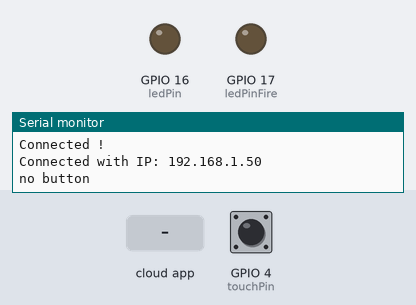
Bench run of a sketch on a simulated ESP32. Shown: output pins drawn as LEDs (lit = HIGH), the last lines printed to the serial monitor. The test bench sets the inputs (shaded band); at power-on: GPIO 4 (touchPin) HIGH. WiFi joins after 1.5 s; servers stay silent unless stated; the Firebase database answers and starts empty.

Above: at 2.7 s.
2.8 s: the phone or cloud app sets led to 1
At 3.8 s:
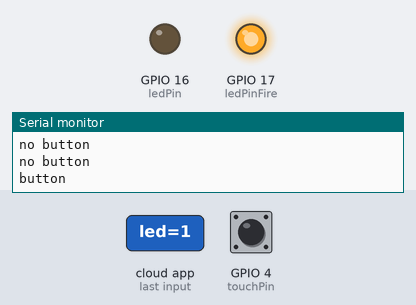
4.8 s: the phone or cloud app sets led to 0
At 6.3 s:
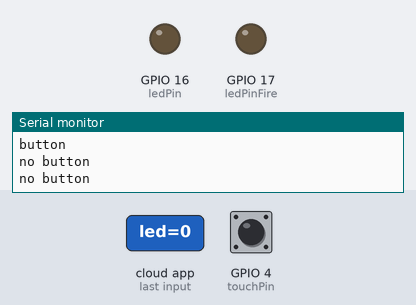
Timing chart, 0 to 7.8 s (numbered marks = the images above; inputs shaded):
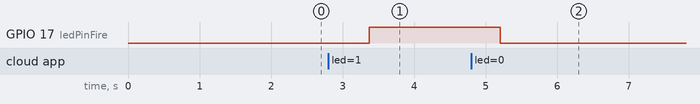

Measured:
- after the input at 2.8 s, GPIO 17 (ledPinFire): LOW → HIGH after 0.58 s
- after the input at 4.8 s, GPIO 17 (ledPinFire): HIGH → LOW after 0.41 s

The sketch:

hardwaredevice.ino
```cpp
#include <SPI.h>
#include <MFRC522.h>
#include <FirebaseESP32.h>


//Set up temprature sensor
#ifdef __cplusplus
extern "C" {
#endif
uint8_t temprature_sens_read();
#ifdef __cplusplus
}
#endif
uint8_t temprature_sens_read();
float temper;

//Setup Firebase
#define FIREBASE_HOST "https://final-iot-d3c05-default-rtdb.firebaseio.com"
#define FIREBASE_AUTH "fEhZe5sFIisMKFGbkLGFlOE1RCM11XBFu3pX4DE4"

//Setup wifi
#define WIFI_SSID "hien_ne"
#define WIFI_PASSWORD "123456789"

//Setup RC522
#define SS_PIN    21
#define RST_PIN   22
MFRC522 mfrc522(SS_PIN, RST_PIN);   // Create MFRC522 instance.
MFRC522::MIFARE_Key key;
String card ;


//Setup Hall sensor
const int touchPin = 4;
const int ledPin = 16;
const int ledPinFire = 17;
const int threshold = 20;
int touchValue;
int button;
//Run Firebase
FirebaseData fbdt;
FirebaseJson json;

void setup() {
  Serial.begin(115200);
  // When wifi not connect , code will not run
  WiFi.begin(WIFI_SSID, WIFI_PASSWORD);
  Serial.print("Connecting to ");
  Serial.print(WIFI_SSID);
  while (WiFi.status() != WL_CONNECTED)
    Serial.println("Connecting.... \n");
  Serial.println("Connected !");
  Serial.println();
  Serial.print("Connected with IP: ");
  Serial.println(WiFi.localIP());
  Serial.println();
  while (!Serial);
  SPI.begin();
  pinMode (ledPin, OUTPUT);
  pinMode(ledPinFire, OUTPUT);

  // Conect to Firebase
  Firebase.begin(FIREBASE_HOST, FIREBASE_AUTH);
  //Setup Sensor Task
  mfrc522.PCD_Init();


}


void loop(){
    Firebase.getInt(fbdt, "/function/switch");
    int switch1 = fbdt.intData();
    if (switch1 == 1){
        digitalWrite(ledPin, LOW);
    if ( ! mfrc522.PICC_IsNewCardPresent()) {
      return;
    }
    else {
      if ( ! mfrc522.PICC_ReadCardSerial()) {
        return;
      }
      else {
        String content = "";
        for (byte i = 0; i < mfrc522.uid.size; i++)
        {
          content.concat(String(mfrc522.uid.uidByte[i] < 0x10 ? " 0" : " "));
          content.concat(String(mfrc522.uid.uidByte[i], HEX));
        }
        content.toUpperCase();
        card = content.substring(1);
        Firebase.setString(fbdt, "/key_temp", card);
        Serial.println("Your Card Is : ");
        Serial.println(card);
        digitalWrite(ledPin, HIGH);
      }
    }
    }
    // read the state of the pushbutton value:
    touchValue = touchRead(touchPin);
    temper = (temprature_sens_read() - 32) / 1.8;
    int tem = int(temper);
    Firebase.setString(fbdt, "/sensor/humi", touchValue);
    Firebase.setString(fbdt, "/sensor/temp", tem);
    Firebase.getInt(fbdt, "/button/led");
    button = fbdt.intData();
    if (button) {
      // turn LED on
      digitalWrite(ledPinFire, HIGH);
      Serial.println("button");
    }
    else {
      // turn LED off
      digitalWrite(ledPinFire, LOW);
      Serial.println("no button");
    }
    delay(10);
}


/*--------------------------------------------------*/
/*---------------------- Tasks ---------------------*/
/*--------------------------------------------------*/
```
